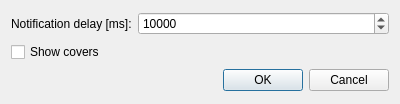
<?xml version="1.0" encoding="UTF-8"?>
<ui version="4.0">
 <class>SettingsDialog</class>
 <widget class="QDialog" name="SettingsDialog">
  <property name="geometry">
   <rect>
    <x>0</x>
    <y>0</y>
    <width>400</width>
    <height>104</height>
   </rect>
  </property>
  <property name="windowTitle">
   <string>KDE 4 Notification Plugin Settings</string>
  </property>
  <layout class="QGridLayout" name="gridLayout">
   <item row="0" column="0">
    <widget class="QLabel" name="label">
     <property name="text">
      <string>Notification delay [ms]:</string>
     </property>
    </widget>
   </item>
   <item row="0" column="1">
    <widget class="QSpinBox" name="kNotifyDelaySpinBox">
     <property name="maximum">
      <number>50000</number>
     </property>
     <property name="value">
      <number>10000</number>
     </property>
    </widget>
   </item>
   <item row="2" column="1">
    <widget class="QDialogButtonBox" name="buttonBox">
     <property name="orientation">
      <enum>Qt::Horizontal</enum>
     </property>
     <property name="standardButtons">
      <set>QDialogButtonBox::Cancel|QDialogButtonBox::Ok</set>
     </property>
    </widget>
   </item>
   <item row="1" column="0">
    <widget class="QCheckBox" name="showCoversCheckBox">
     <property name="text">
      <string>Show covers</string>
     </property>
    </widget>
   </item>
  </layout>
 </widget>
 <resources/>
 <connections>
  <connection>
   <sender>buttonBox</sender>
   <signal>accepted()</signal>
   <receiver>SettingsDialog</receiver>
   <slot>accept()</slot>
   <hints>
    <hint type="sourcelabel">
     <x>248</x>
     <y>254</y>
    </hint>
    <hint type="destinationlabel">
     <x>157</x>
     <y>274</y>
    </hint>
   </hints>
  </connection>
  <connection>
   <sender>buttonBox</sender>
   <signal>rejected()</signal>
   <receiver>SettingsDialog</receiver>
   <slot>reject()</slot>
   <hints>
    <hint type="sourcelabel">
     <x>316</x>
     <y>260</y>
    </hint>
    <hint type="destinationlabel">
     <x>286</x>
     <y>274</y>
    </hint>
   </hints>
  </connection>
 </connections>
</ui>
